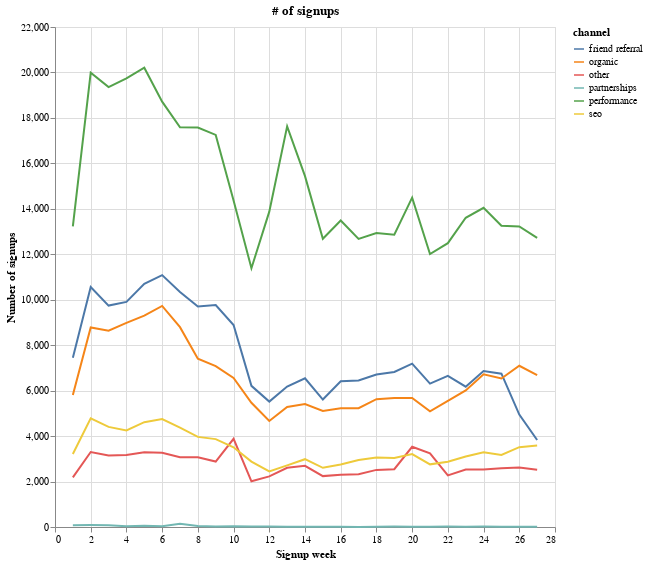

The code cell stored with this chart in its notebook:
### Markdown cell above
Signups did not plummet in the last two weeks - but also did not improve. This suggests that people still finish signup.

### Code cell
df = pd.read_csv("low_promo_code.csv")

# total signups daily.
df["user_created"] = pd.to_datetime(df["user_created"])
df = df.loc[df["user_created"] < pd.to_datetime("2020-07-05"), :]
df["user_created"] = pd.to_datetime(df["user_created"]).dt.week

# marketing channel
df["channel"] = "other"
df.loc[
    df["last_click_source"].isin(
        [
            "organic_social",
            "other",
            "lost_souls",
            "crm",
            "internal",
            "direct",
            "app_store",
            "brand_influencer",
        ]
    )
    == True,
    "channel",
] = "organic"

df.loc[df["last_click_source"].isin(["organic_search"]) == True, "channel"] = "seo"
df.loc[
    df["last_click_source"].isin(
        [
            "paid_search",
            "paid_search_non_brand",
            "paid_search_brand",
            "paid_search_unknown",
            "paid_social",
            "affiliate",
            "display_ads",
        ]
    )
    == True,
    "channel",
] = "performance"

df.loc[
    df["last_click_source"].isin(["partnership", "ambassador"]) == True, "channel"
] = "partnerships"
df.loc[
    df["last_click_source"].isin(["email_friend_referral", "friend_referral"]) == True,
    "channel",
] = "friend referral"

df = df.groupby(["user_created", "channel"])["user_id"].agg("nunique").reset_index()

df["user_created"] = df["user_created"].astype(str)

alt.Chart(df).mark_line().encode(
    x=alt.X("user_created:Q", axis=alt.Axis(title="Signup week")),
    y=alt.Y("user_id:Q", axis=alt.Axis(title="Number of signups")),
    color="channel:N",
).properties(width=500, height=500, title="# of signups")

### Figure 1 — Vega-Lite specification as saved in the notebook (floating-point values rounded to 4 significant figures; data arrays with more than 128 entries replaced by an {"elided": "..."} marker saying what was removed)
{"config": {"view": {"continuousWidth": 400, "continuousHeight": 300}}, "data": {"name": "data-268302acadc22cd5a6a57bdfe31603ea"}, "mark": "line", "encoding": {"color": {"type": "nominal", "field": "channel"}, "x": {"type": "quantitative", "axis": {"title": "Signup week"}, "field": "user_created"}, "y": {"type": "quantitative", "axis": {"title": "Number of signups"}, "field": "user_id"}}, "height": 500, "title": "# of signups", "width": 500, "$schema": "https://vega.github.io/schema/vega-lite/v4.0.2.json", "datasets": {"data-268302acadc22cd5a6a57bdfe31603ea": {"elided": "162 records"}}}
